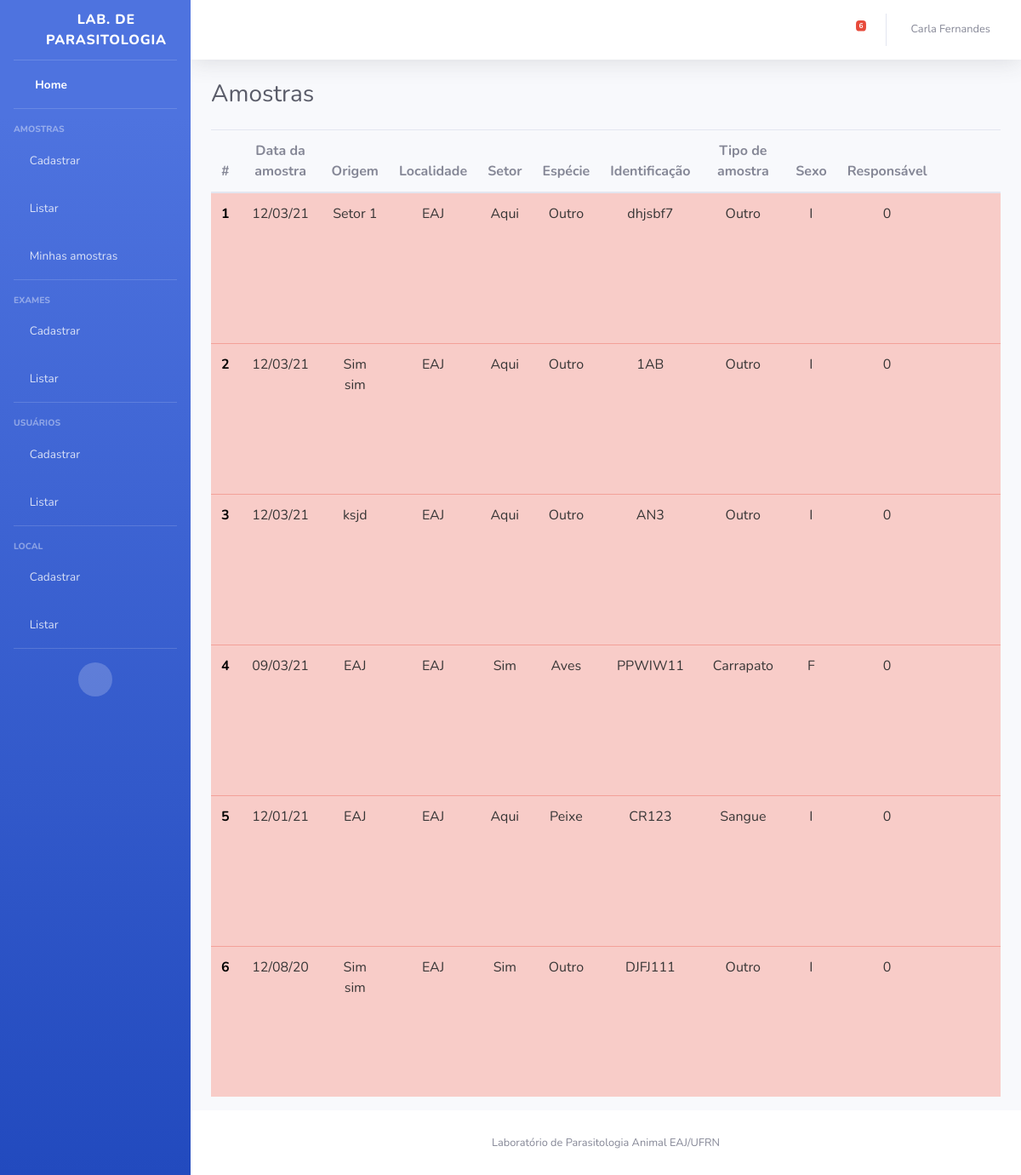
The app's page / (signed in), older data.
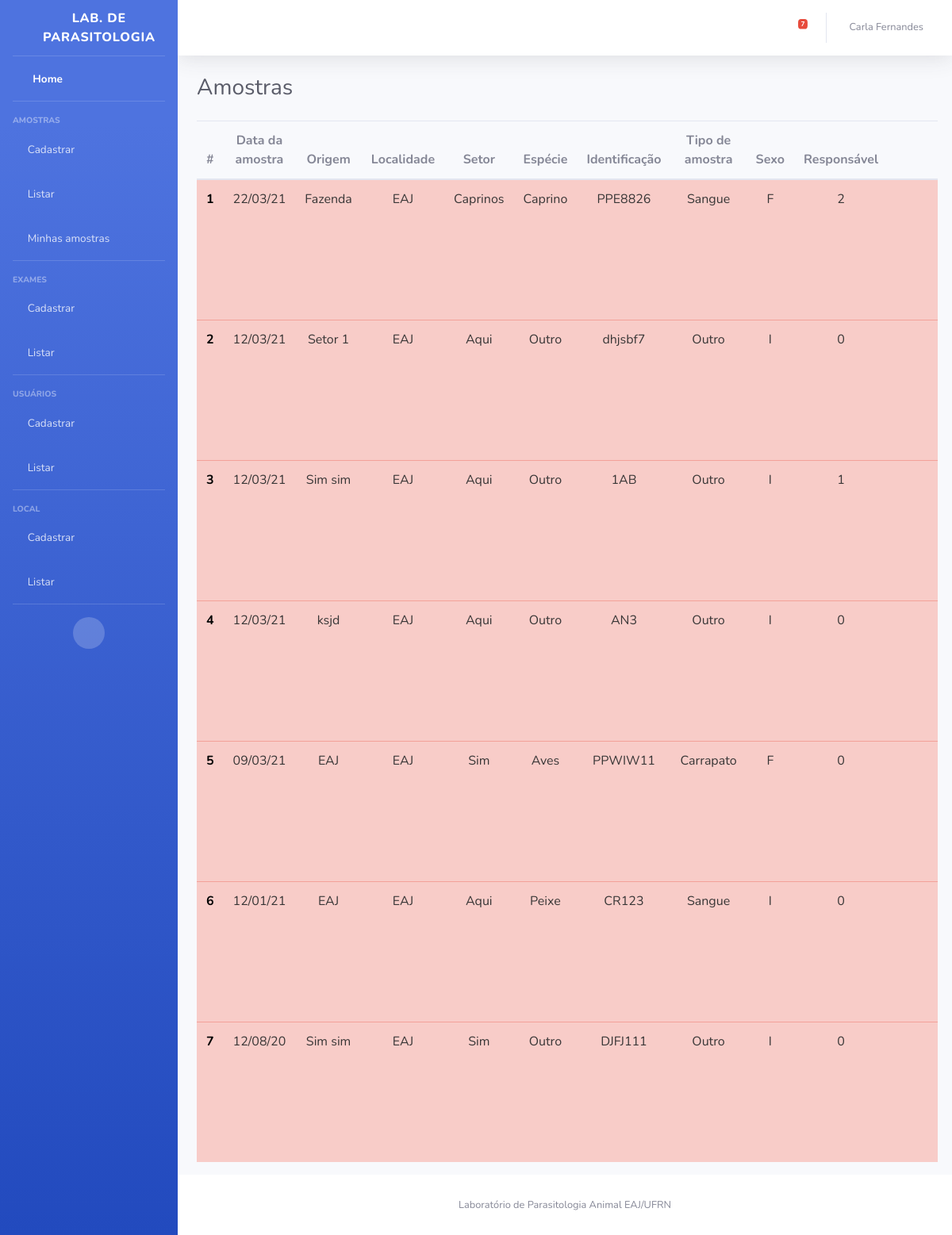
The same page, newer data.
### Amostra/models.py (models this page shows, shortened)
class Amostra(models.Model):
    identificacao = models.CharField(max_length=10)
    origem = models.CharField(max_length=200)
    responsavel = models.ForeignKey(User, on_delete=models.CASCADE, null = True, related_name='amostras')
    localidade = models.ForeignKey(Local, on_delete=models.CASCADE, null = True, related_name='local')
    setor = models.CharField(max_length=200)
    data_coleta = models.DateField(default=date.today)
    tipo_amostra = models.CharField(max_length=2, choices=TIPOS_AMOSTRA, default='OU')
    especie_animal = models.CharField(max_length=2, choices=ESPECIES_ANIMAIS,default='OU')
    sexo_animal = models.CharField(max_length=1, choices=SEXO, default='I')
    status = models.BooleanField(default=True)
    exames = models.ManyToManyField(Exame, through='RealizacaoExame')
    created_at = models.DateField(default=date.today, null=True, blank=True)
    class Meta:
        ordering = ['-data_coleta','origem','localidade','setor','especie_animal','identificacao','tipo_amostra']

### Local/models.py (models this page shows)
class Local(models.Model):
    nome = models.CharField(max_length=200)
    def __str__(self):
        return self.nome

### Amostra/views.py (the view)
# urls.py: path('', views.listar_amostras, name='listar'),
@login_required
def listar_amostras(request):
    amostras = Amostra.objects.filter(status = True)
    quinze = date.today() - timedelta(days=15)
    dez = date.today() - timedelta(days=10)
    context = {'lista_amostras': amostras, 'titulo': "Amostras", 'amostrasUsuario': False,
               'finalizadas': False, 'paginaRetorno': 'Amostra:listar','quinze':quinze,'dez':dez}
    return render(request, 'Amostra/listar.html', context)

### Amostra/context_processors.py (called while the page is built)
def amostras_pendentes(request):
    if (request.user.is_authenticated):
        amostras = Amostra.objects.filter(
            responsavel=request.user, status=True,
            data_coleta__lte = date.today()- timedelta(days=10))
    else:
        amostras = Amostra.objects.filter(
            status=True,
            data_coleta__lte = date.today()- timedelta(days=10))
    return {
        'amostras_pendentes_count': amostras.count(),
        'amostras_pendentes': amostras.order_by('data_coleta')
    }

### templates/Amostra/listar.html (shortened to what this page needs)
{% extends "base.html" %}
{% block arquivos_js_css %}
{% load static %}
{% endblock %}
{% block titulo %}
{{ titulo }}
{% endblock %}
{% block content %}
	{% if lista_amostras %}
        <table id="amostraDT" class="table" cellspacing="0" width="100%">
          <thead >
            <th scope="col">#</th>
            <th><center>Data da amostra</center></th>
            <th><center>Origem</center></th>
            <th><center>Localidade</center></th>
            <th><center>Setor</center></th>
            <th><center>Espécie</center></th>
            <th><center>Identificação</center></th>
            <th><center>Tipo de amostra</center></th>
            <th><center>Sexo</center></th>
            <th><center>Responsável</center></th>
            <th></th>
          </thead>
            <tbody>
          {% for amostra in lista_amostras %}
                  {% if amostra.created_at <= dez and amostra.created_at > quinze %}
                  <tr class="table-warning">
                  {% elif amostra.created_at <= quinze %}
                  <tr class="table-danger">
                  {% else %}
                  <tr>
                  {% endif %}
                  <th scope="row"><font color="black"> <center>{{ forloop.counter }}</center></font></th>
                  <td><font color=#383636><center>{{ amostra.data_coleta|date:"d/m/y" }}</center></font></td>
                  <td><font color=#383636><center>{{ amostra.origem }}</center></font></td>
                  <td><font color=#383636><center>{{ amostra.localidade }}</center></font></td>
                  <td><font color=#383636><center>{{ amostra.setor }}</center></font></td>
                  <td><font color=#383636><center>{{ amostra.get_especie_animal_display }}</center></font></td>
                  <td><font color=#383636><center>{{ amostra.identificacao }}</center></font></td>
                  <td><font color=#383636><center>{{ amostra.get_tipo_amostra_display }}</center></font></td>
                  <td><font color=#383636><center>{{ amostra.sexo_animal }}</center></font></td>
                  <td><font color=#383636><center>{{ amostra.exames.count }}</center></font></td>
                  <td>
                      <a href="{% url 'amostra:detalhes' pk=amostra.pk %}" class="btn btn-primary-outline" data-toggle="tooltip" title="Detalhes">
                        <i class="fa fa-search" aria-hidden="true" style="color:#165d08"></i>
                      </a>
                      {% if not finalizadas  %}
                          {% if user.is_superuser or amostrasUsuario or amostra.responsavel.pk == user.pk %}
                                <a href="{% url 'amostra:editar' pk=amostra.pk %}?next={{ request.path }}" class="btn btn-warning-outline"
                                        data-toggle="tooltip" title="Editar">
                                    <i class="fas fa-pencil-alt" style="color:blue"></i>
                                </a>
                                <a href="" class="btn btn-danger-outline" data-toggle="modal" data-target="#fm-modal-grid-{{amostra.pk}}"
                                        data-tt="tooltip" title="Deletar">
                                    <i class="fa fa-trash" aria-hidden="true" style="color:black"></i>
                                </a>
                                <a href="" class="btn btn-danger-outline" data-toggle="modal" data-target="#mudar-status-{{amostra.pk}}"
                                    data-tt="tooltip" title="Finalizar amostra">
                                    <i class="fas fa-times-circle" aria-hidden="true" style="color:red"></i>
                                </a>
                        {% endif %}
                      {% endif %}
                  </td>
              </tr>
          {% endfor %}
          </tbody>
        </table>
      {% else %}
        <p>Não há amostras cadastradas!</p>
      {% endif %}
{% endblock %}

### templates/base.html (shortened to what this page needs)
<!DOCTYPE html>
<html lang="en">
{% load static %}
<head>
  <link href="{% static 'vendor/fontawesome-free/css/all.min.css' %}" rel="stylesheet" type="text/css">
  <link rel="stylesheet" type="text/css" href="{% static 'css/sb-admin-2.css' %}" />
</head>
<body id="page-top">
  <div id="wrapper">
     {% if user.is_authenticated %}
    <ul class="navbar-nav bg-gradient-primary sidebar sidebar-dark accordion" id="accordionSidebar">
      <a class="sidebar-brand d-flex align-items-center justify-content-center" href="{% url 'home:home' %}">
        <div class="sidebar-brand-icon rotate-n-15">
          <i class="fas fa-microscope"></i>
        </div>
        <div class="sidebar-brand-text mx-3">Lab. de Parasitologia</div>
      </a>
      <hr class="sidebar-divider my-0">
      <li class="nav-item active">
        <a class="nav-link" href="{% url 'amostra:home' %}">
          <i class="fas fa-fw fa-tachometer-alt"></i>
          <span>Home</span></a>
      </li>
      <hr class="sidebar-divider">
      <div class="sidebar-heading">
        Amostras
      </div>
      <li class="nav-item">
        <a class="nav-link collapsed" href="{% url 'amostra:adicionar' %}">
          <i class="fas fa-plus"></i>
          <span>Cadastrar</span>
        </a>
      </li>
      <li class="nav-item">
        <a class="nav-link collapsed" href="{% url 'amostra:listar' %}">
          <i class="fas fa-vials"></i>
          <span>Listar</span>
        </a>
      </li>
      <li class="nav-item">
        <a class="nav-link collapsed" href="{% url 'amostra:listarAmostraUser' pk=user.pk %}">
          <i class="fas fa-vial"></i>
          <span>Minhas amostras</span>
        </a>
      </li>
      <hr class="sidebar-divider">
      <div class="sidebar-heading">
        Exames
      </div>
      {% if user.is_superuser %}
      <li class="nav-item">
        <a class="nav-link collapsed" href="{% url 'exame:cadastrar' %}">
          <i class="fas fa-plus"></i>
          <span>Cadastrar</span>
        </a>
      </li>
      <li class="nav-item">
        <a class="nav-link collapsed" href="{% url 'exame:ListarExame' %}">
          <i class="fas fa-clipboard-list"></i>
          <span>Listar</span>
        </a>
      </li>
       <hr class="sidebar-divider">
       <div class="sidebar-heading">
        Usuários
      </div>
      <li class="nav-item">
        <a class="nav-link collapsed" href="{% url 'usuario:cadastrar' %}">
          <i class="fas fa-plus"></i>
          <span>Cadastrar</span>
        </a>
      </li>
      <li class="nav-item">
        <a class="nav-link collapsed" href="{% url 'usuario:listar' %}">
          <i class="fas fa-users"></i>
          <span>Listar</span>
        </a>
      </li>
       <hr class="sidebar-divider">
      <div class="sidebar-heading">
        Local
      </div>
      <li class="nav-item">
        <a class="nav-link collapsed" href="{% url 'local:cadastrarLocal' %}">
          <i class="fas fa-plus"></i>
          <span>Cadastrar</span>
        </a>
      </li>
      <li class="nav-item">
        <a class="nav-link collapsed" href="{% url 'local:listarLocal' %}">
          <i class="fa fa-clipboard-list"></i>
          <span>Listar</span>
        </a>
      </li>
      {% endif %}
      <hr class="sidebar-divider d-none d-md-block">
      <div class="text-center d-none d-md-inline">
        <button class="rounded-circle border-0" id="sidebarToggle"></button>
      </div>
    </ul>
    <div id="content-wrapper" class="d-flex flex-column">
      <div id="content">
        <nav class="navbar navbar-expand navbar-light bg-white topbar mb-4 static-top shadow">
          <ul class="navbar-nav ml-auto">
            <li class="nav-item dropdown no-arrow mx-1">
              <a class="nav-link dropdown-toggle" href="#" id="alertsDropdown" role="button" data-toggle="dropdown" aria-haspopup="true" aria-expanded="false">
                <i class="fas fa-bell fa-fw"></i>
                <span class="badge badge-danger badge-counter">{{ amostras_pendentes_count }}</span>
              </a>
            </li>
            <li class="nav-item dropdown no-arrow">
              <a class="nav-link dropdown-toggle" href="#" id="userDropdown" role="button" data-toggle="dropdown" aria-haspopup="true" aria-expanded="false">
                <span class="mr-2 d-none d-lg-inline text-gray-600 small">{{user.first_name}} {{user.last_name}}</span>
              </a>
            </li>
          </ul>
        </nav>
        {% endif %}
        <div class="container-fluid">
          <div class="d-sm-flex align-items-center justify-content-between mb-4">
            <h1 class="h3 mb-0 text-gray-800">
              {% block titulo %}
              {% endblock %}
            </h1>
          </div>
          {% block content %}{% endblock %}
        </div>
      </div>
      <footer class="sticky-footer bg-white">
        <div class="container my-auto">
          <div class="copyright text-center my-auto">
            <span> Laboratório de Parasitologia Animal EAJ/UFRN</span>
          </div>
        </div>
      </footer>
    </div>
  </div>
</body>
</html>

Row changes from the older to the newer data that the page shows:
added Amostra: data_coleta "22/03/21", origem "Fazenda", localidade "EAJ", setor "Caprinos", especie_animal "Caprino", identificacao "PPE8826", tipo_amostra "Sangue", sexo_animal "F", exames.count "2"
computed for Amostra "1AB": exames.count "0" → "1"
Text that changed along with them:
{{ amostras_pendentes_count }}: "6" → "7"
